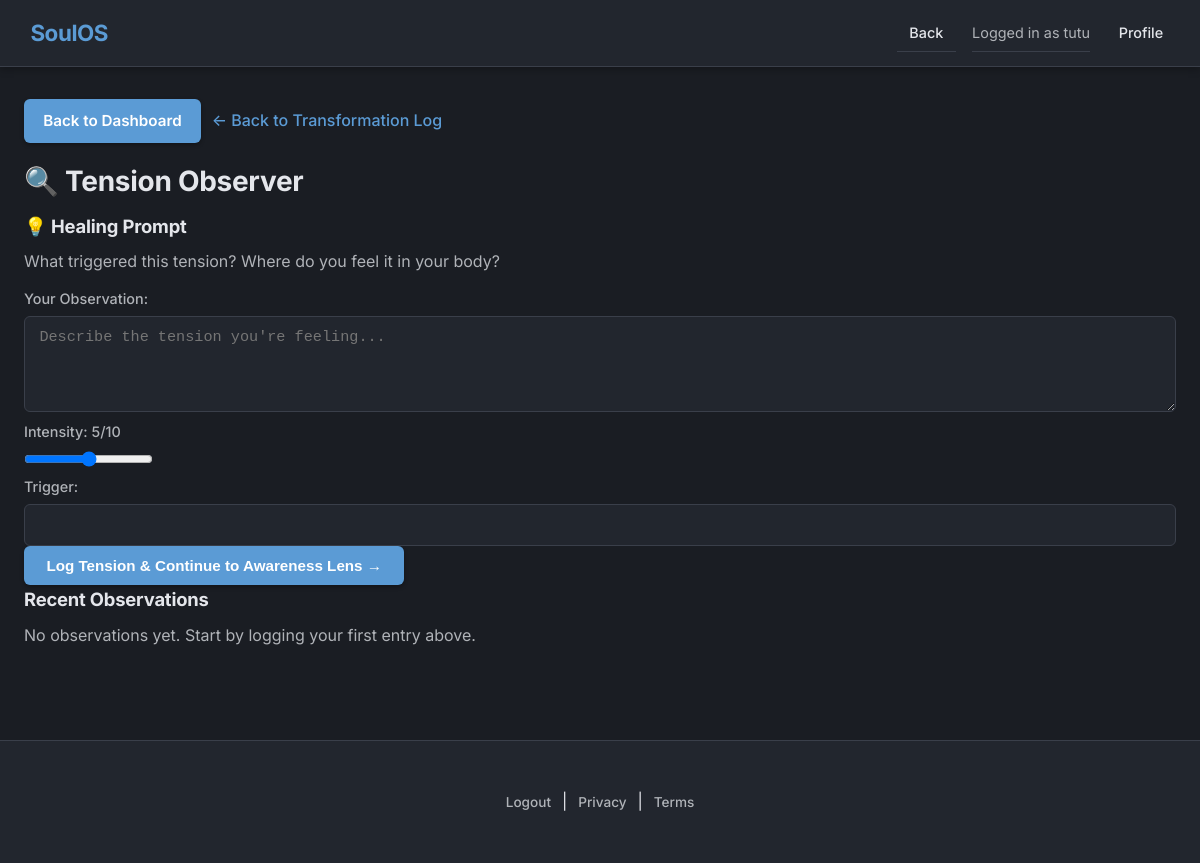
Page /core-healing-path/stage/tension-observer/ (signed in) on the earlier database version.
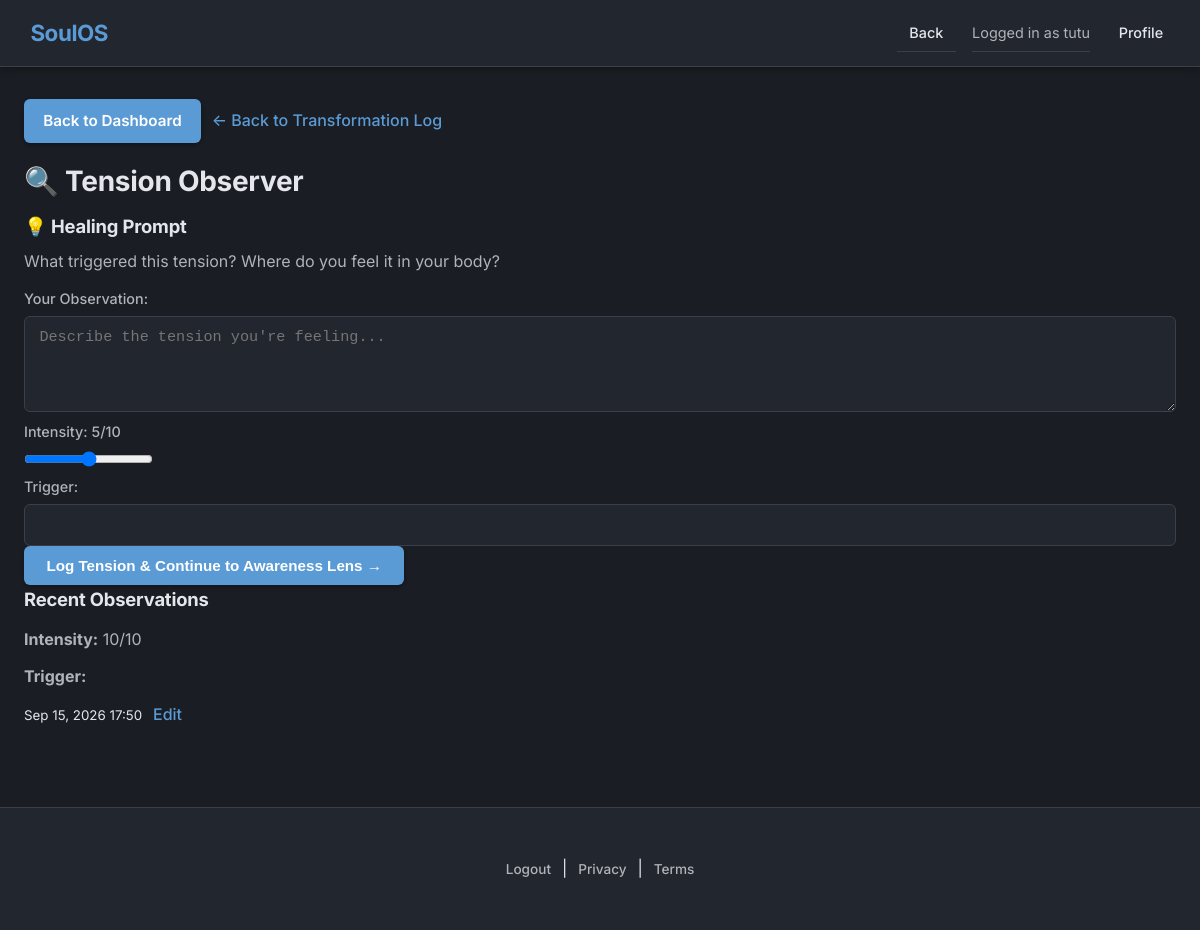
Same page on the later database version.
### Core_healing_path/models.py (models this page shows, shortened)
class HealingLog(models.Model):
    user = models.ForeignKey(
        User, on_delete=models.CASCADE, related_name="healing_logs"
    )
    stage = models.CharField(max_length=50, choices=STAGE_CHOICES)
    entry = models.TextField()
    intensity = models.PositiveSmallIntegerField(default=5)
    trigger = models.CharField(max_length=100, blank=True)
    emotion = models.CharField(max_length=100, blank=True)
    limiting_belief = models.CharField(max_length=255, blank=True)
    custom_affirmation = models.CharField(max_length=255, blank=True)
    reframe = models.CharField(max_length=255, blank=True)
    coping_strategy = models.CharField(max_length=100, blank=True)
    ritual = models.CharField(max_length=100, blank=True)
    gratitude_notes = models.TextField(blank=True)
    insight_type = models.CharField(max_length=100, blank=True)
    clarity_notes = models.TextField(blank=True)
    awareness_type = models.CharField(max_length=20, blank=True)
    parent_log = models.ForeignKey(
        "self",
        on_delete=models.SET_NULL,
        null=True,
        blank=True,
        related_name="awareness_entries",
    )
    created_at = models.DateTimeField(default=timezone.now)
    class Meta:
        ordering = ["-created_at"]

### Core_healing_path/views.py (the view)
@login_required
def stage_view(request, stage_key):
    stage_name = dict(STAGE_CHOICES).get(stage_key, stage_key)
    if request.method == "POST":
        form_class = FORM_MAP.get(stage_key)
        if not form_class:
            return redirect("core_healing_path_dashboard")
        form = form_class(request.POST)
        if form.is_valid():
            log = form.save(commit=False)
            log.user = request.user
            log.stage = stage_key
            if stage_key == "awareness_lens":
                log.parent_log_id = request.POST.get("parent_log")
            log.save()
            profile = get_or_create_profile(request.user)
            if stage_key == "tension_observer":
                journey = TransformationJourney.objects.create(
                    user=request.user,
                    tension_log=log,
                    current_stage=stage_key,
                    status="active",
                )
                JourneyStage.objects.create(journey=journey, stage=stage_key, log=log)
                advance_journey(journey, log)
                next_stage = get_next_stage(stage_key)
                if next_stage:
                    return redirect(
                        reverse(STAGE_URL_MAP[next_stage]) + f"?tension_log_id={log.id}"
                    )
                return redirect("core_healing_path_dashboard")
            else:
                active_journey = get_active_journey(request.user)
                if active_journey and active_journey.current_stage == stage_key:
                    advance_journey(active_journey, log)
                    if stage_key == "clarity_flow":
                        active_journey.status = "completed"
                        active_journey.completed_at = timezone.now()
                        active_journey.save()
                next_stage = get_next_stage(stage_key)
                if next_stage:
                    return redirect(reverse(STAGE_URL_MAP[next_stage]))
                return redirect("core_healing_path_dashboard")
    else:
        form_class = FORM_MAP.get(stage_key, TensionObserverForm)
        form = form_class(initial={"stage": stage_key})
    logs = HealingLog.objects.filter(user=request.user, stage=stage_key)[:20]
    suggestion = ""
    if stage_key == "thought_analyzer" and logs:
        suggestion = get_stage_suggestion(logs[0])
    tension_log = None
    if stage_key == "awareness_lens":
        tension_log_id = request.GET.get("tension_log_id")
        if tension_log_id:
            tension_log = HealingLog.objects.filter(
                id=tension_log_id, user=request.user, stage="tension_observer"
            ).first()
    context = {
        "stage_key": stage_key,
        "stage_name": stage_name,
        "healing_prompt": HEALING_PROMPTS.get(stage_key, ""),
        "form": form,
        "logs": logs,
        "suggestion": suggestion,
        "stage_choices": STAGE_CHOICES,
        "current_stage_index": TRANSFORMATION_ORDER.index(stage_key),
        "total_stages": len(TRANSFORMATION_ORDER),
        "next_stage_url": STAGE_URL_MAP.get(get_next_stage(stage_key))
        if get_next_stage(stage_key)
        else None,
        "tension_log": tension_log,
    }
    return render(request, f"core_healing_path/stage_{stage_key}.html", context)

### Core_healing_path/forms.py
class TensionObserverForm(forms.ModelForm):
    trigger = forms.CharField(
        label="Trigger",
        max_length=100,
        required=False,
        widget=EditableSelect(choices=TRIGGER_CHOICES, attrs={"class": "form-control"}),
    )
    class Meta:
        model = HealingLog
        fields = ["stage", "entry", "intensity", "trigger"]
        widgets = {
            "stage": forms.HiddenInput(),
            "entry": forms.Textarea(
                attrs={
                    "class": "form-control",
                    "rows": 4,
                    "placeholder": "Describe the tension you're feeling...",
                }
            ),
            "intensity": forms.NumberInput(
                attrs={
                    "class": "form-control",
                    "type": "range",
                    "min": "1",
                    "max": "10",
                }
            ),
        }

### Core_healing_path/views.py (called while the page is built)
def get_next_stage(current_stage):
    try:
        idx = TRANSFORMATION_ORDER.index(current_stage)
        if idx < len(TRANSFORMATION_ORDER) - 1:
            return TRANSFORMATION_ORDER[idx + 1]
    except ValueError:
        pass
    return None

### templates/core_healing_path/stage_tension_observer.html (shortened to what this page needs)
{% extends "base.html" %}
{% load static %}
{% block content %}
<a href="{% url 'core_healing_path:transformation_log' %}">← Back to Transformation Log</a>
<div class="card">
    <h1>🔍 Tension Observer</h1>
</div>
<div class="card">
    <h3>💡 Healing Prompt</h3>
    <p>{{ healing_prompt }}</p>
</div>
<div class="card">
    <form method="post" action="{% url 'core_healing_path:log_tension' %}">
        <div class="form-group">
            <label for="id_entry">Your Observation:</label>
            {{ form.entry }}
        </div>
        <div class="form-group">
            <label>Intensity: <span id="intensityValue">{{ form.intensity.value|default:"5" }}</span>/10</label>
            {{ form.intensity }}
        </div>
        <div class="form-group">
            <label for="id_trigger">Trigger:</label>
            {{ form.trigger }}
        </div>
        <button type="submit" class="btn btn-primary form-submit-btn">Log Tension & Continue to Awareness Lens →</button>
    </form>
</div>
<div class="card">
    <h3>Recent Observations</h3>
    {% for log in logs %}
        <div class="form-group">
            <p><strong>Intensity:</strong> <span>{{ log.intensity }}/10</span></p>
            <p><strong>Trigger:</strong> </p>
            <small>{{ log.created_at|date:"M d, Y H:i" }}</small>
            <a href="{% url 'core_healing_path:edit_tension' log.id %}">Edit</a>
        </div>
    {% empty %}
        <p>No observations yet. Start by logging your first entry above.</p>
    {% endfor %}
</div>
{% endblock %}

Differences in the rows shown:
added HealingLog: intensity "10", created_at "Sep 15, 2026 17:50"
Other differences:
text no longer shown: "No observations yet. Start by logging your first entry above."
